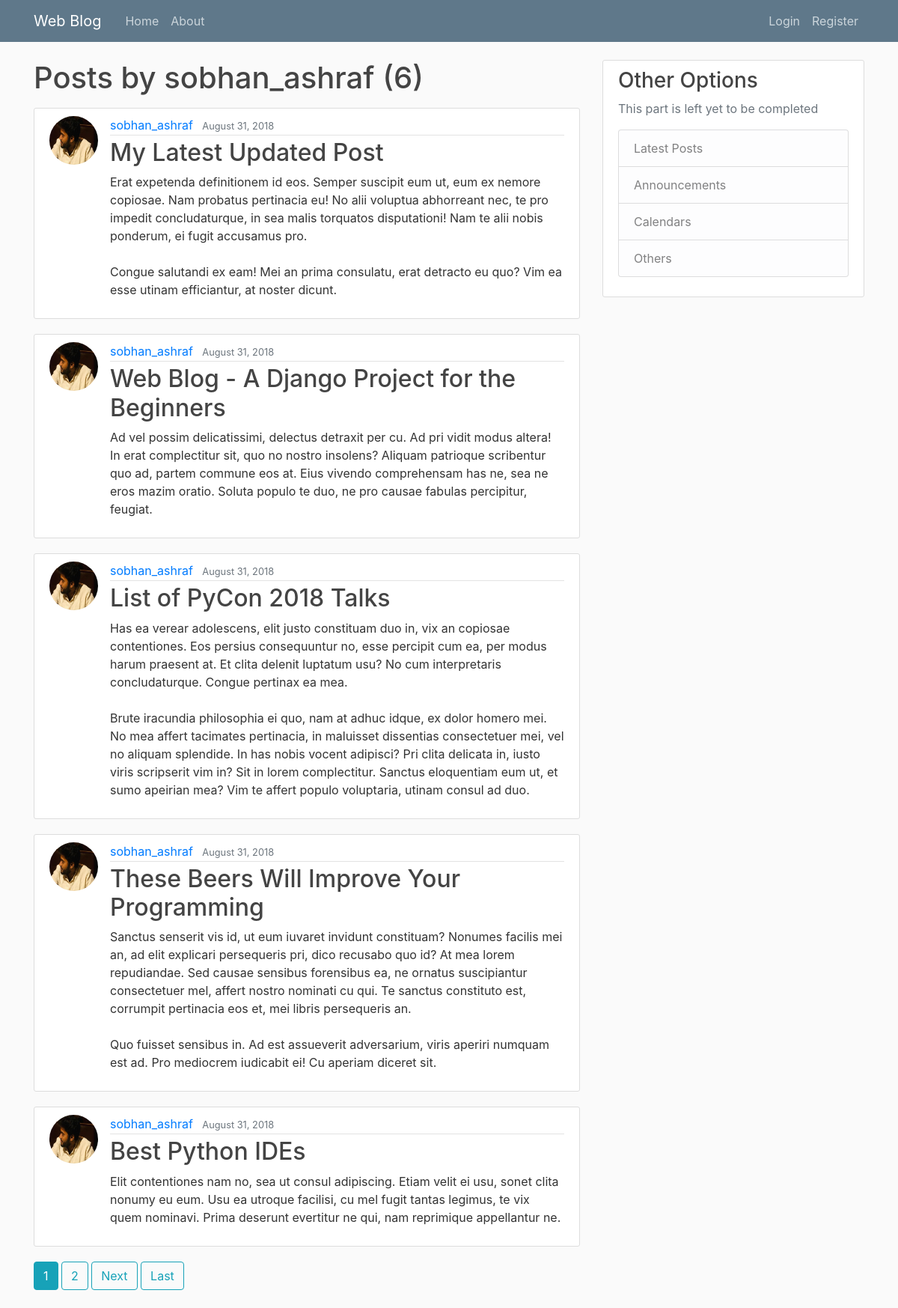
The app's page /user/sobhan_ashraf with its own data.
### blog/models.py (models this page shows, shortened)
class Post(models.Model):
    title = models.CharField(max_length=100)
    content = models.TextField()
    date_posted = models.DateTimeField(default=timezone.now)
    author = models.ForeignKey(User, on_delete=models.CASCADE)

### users/models.py (models this page shows, shortened)
class Profile(models.Model):
    user = models.OneToOneField(User, on_delete=models.CASCADE)
    image = models.ImageField(default='default.jpg', upload_to='profile_pics')

### blog/views.py (the view)
# urls.py: path('user/<str:username>', UserPostListView.as_view(), name='user-posts'),
class UserPostListView(ListView):
    model = Post
    template_name = 'blog/user_posts.html'  # <app>/<model>_<viewtype>.html
    context_object_name = 'posts'
    paginate_by = 5
    def get_queryset(self):
        user = get_object_or_404(User, username=self.kwargs.get('username'))
        return Post.objects.filter(author=user).order_by('-date_posted')

### blog/templates/blog/user_posts.html (shortened to what this page needs)
{% extends "blog/base.html" %}
{% block content %}
    <h1 class="mb-3">Posts by {{ view.kwargs.username }} ({{ page_obj.paginator.count }})</h1>
    {% for post in posts %}
        <article class="media content-section">
          <img class="rounded-circle article-img" src="{{ post.author.profile.image.url }}">
          <div class="media-body">
            <div class="article-metadata">
              <a class="mr-2" href="{% url 'user-posts' post.author.username %}">{{ post.author }}</a>
              <small class="text-muted">{{ post.date_posted|date:"F d, Y" }}</small>
            </div>
            <h2><a class="article-title" href="{% url 'post-detail' post.id %}">{{ post.title }}</a></h2>
            <p class="article-content">{{ post.content }}</p>
          </div>
        </article>
    {% endfor %}
    {% if is_paginated %}
      {% for num in page_obj.paginator.page_range %}
        {% if page_obj.number == num %}
          <a class="btn btn-info mb-4" href="?page={{ num }}">{{ num }}</a>
        {% elif num > page_obj.number|add:'-3' and num < page_obj.number|add:'3' %}
          <a class="btn btn-outline-info mb-4" href="?page={{ num }}">{{ num }}</a>
        {% endif %}
      {% endfor %}
      {% if page_obj.has_next %}
        <a class="btn btn-outline-info mb-4" href="?page={{ page_obj.next_page_number }}">Next</a>
        <a class="btn btn-outline-info mb-4" href="?page={{ page_obj.paginator.num_pages }}">Last</a>
      {% endif %}
    {% endif %}
{% endblock content %}

### blog/static/blog/main.css (style rules this page uses)
body { background: #fafafa; color: #333333; margin-top: 5rem; }
h1, h2, h3, h4, h5, h6 { color: #444444; }
.content-section { background: #ffffff; padding: 10px 20px; border: 1px solid #dddddd; border-radius: 3px; margin-bottom: 20px; }
.article-title { color: #444444; }
.article-content { white-space: pre-line; }
.article-img { height: 65px; width: 65px; margin-right: 16px; }
.article-metadata { padding-bottom: 1px; margin-bottom: 4px; border-bottom: 1px solid #e3e3e3 }

### records on screen
Post: author.profile.image (picture), author "sobhan_ashraf", date_posted "August 31, 2018", title "My Latest Updated Post", content "Erat expetenda definitionem id eos. Semper suscipit eum ut, eum ex nemore copiosae. Nam probatus pertinacia eu! No alii voluptua abhorreant nec, te pro impedit concludaturque, in sea malis torquatos disputationi! Nam te alii nobis ponderum, ei fugit accusamus pro. Congue salutandi ex eam! Mei an prima consulatu, erat detracto eu quo? Vim ea esse utinam efficiantur, at noster dicunt."
Post: author.profile.image (picture), author "sobhan_ashraf", date_posted "August 31, 2018", title "Web Blog - A Django Project for the Beginners", content "Ad vel possim delicatissimi, delectus detraxit per cu. Ad pri vidit modus altera! In erat complectitur sit, quo no nostro insolens? Aliquam patrioque scribentur quo ad, partem commune eos at. Eius vivendo comprehensam has ne, sea ne eros mazim oratio. Soluta populo te duo, ne pro causae fabulas percipitur, feugiat."
Post: author.profile.image (picture), author "sobhan_ashraf", date_posted "August 31, 2018", title "List of PyCon 2018 Talks", content "Has ea verear adolescens, elit justo constituam duo in, vix an copiosae contentiones. Eos persius consequuntur no, esse percipit cum ea, per modus harum praesent at. Et clita delenit luptatum usu? No cum interpretaris concludaturque. Congue pertinax ea mea. Brute iracundia philosophia ei quo, nam at adhuc idque, ex dolor homero mei. No mea affert tacimates pertinacia, in maluisset dissentias consectetuer mei, vel no aliquam splendide. In has nobis vocent adipisci? Pri clita delicata in, iusto viris scripserit vim in? Sit in lorem complectitur. Sanctus eloquentiam eum ut, et sumo apeirian mea? Vim te affert populo voluptaria, utinam consul ad duo."
Post: author.profile.image (picture), author "sobhan_ashraf", date_posted "August 31, 2018", title "These Beers Will Improve Your Programming", content "Sanctus senserit vis id, ut eum iuvaret invidunt constituam? Nonumes facilis mei an, ad elit explicari persequeris pri, dico recusabo quo id? At mea lorem repudiandae. Sed causae sensibus forensibus ea, ne ornatus suscipiantur consectetuer mel, affert nostro nominati cu qui. Te sanctus constituto est, corrumpit pertinacia eos et, mei libris persequeris an. Quo fuisset sensibus in. Ad est assueverit adversarium, viris aperiri numquam est ad. Pro mediocrem iudicabit ei! Cu aperiam diceret sit."
Post: author.profile.image (picture), author "sobhan_ashraf", date_posted "August 31, 2018", title "Best Python IDEs", content "Elit contentiones nam no, sea ut consul adipiscing. Etiam velit ei usu, sonet clita nonumy eu eum. Usu ea utroque facilisi, cu mel fugit tantas legimus, te vix quem nominavi. Prima deserunt evertitur ne qui, nam reprimique appellantur ne."

### other values on screen
{{ view.kwargs.username }} "sobhan_ashraf"
{{ page_obj.paginator.count }} "6"
{{ num }} "1"
{{ num }} "2"
